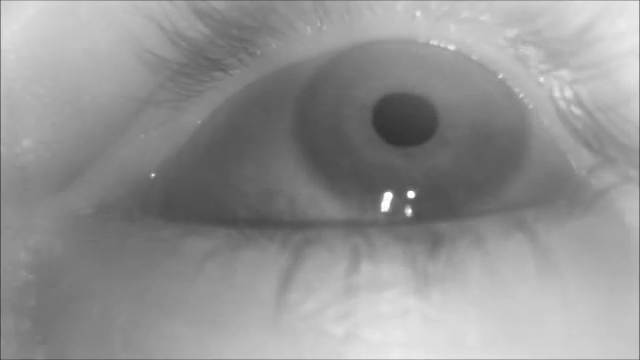
//> input picture frame 67 of added_ellipse_tests_march5_saturday/pupil_test.mp4, 640 x 360 px
$ ./canny_main 3 1   (built with g++ and OpenCV 4)
//> lines starting //> are read from the running program, lines starting //| are printed output that depends on the picture; after the words box and inside, x2 and y2 are one past the last pixel; in counts of white or black regions, pixels touching at a corner belong together
### added_ellipse_tests_march5_saturday/PupilTracker.cpp
/*******************************************************************************************************************//**
* @file PupilTracker.cpp
* @brief Implementation for the PupilTracker class
*
* This class encapsulates the canny edge based pupil tracking algorithm
*
* @author Christopher D. McMurrough
* @author Krishna Bhattarai
***********************************************************************************************************************/

#include "PupilTracker.h"
// #include "Ellipse.h"
#include <opencv2/core/core.hpp>
#include <opencv2/imgproc/imgproc.hpp>
#include <opencv2/highgui/highgui.hpp>
#include <math.h>
#include <iostream>
#include "eigen3/Eigen/Core"

typedef std::vector<std::vector<cv::Point> > Contours_2D;
typedef std::vector<cv::Point> Contour_2D;
typedef std::vector<cv::Point> Edges2D;
typedef std::vector<int> ContourIndices;
CvScalar COLOR_WHIT = CV_RGB(255, 255, 255);
#define PI std::acos(-1);
#define TWO_PI = 2.0 * sd::acos(-1);
cv::RNG rng(12345);
/*******************************************************************************************************************//**
* @brief Constructor to create a PupilTracker
* @author Christopher D. McMurrough
* @author Krishna Bhattarai
***********************************************************************************************************************/
PupilTracker::PupilTracker()
{
    // initialize tracking processing variables
    m_courseDetection = true;
    m_coarse_filter_min = 150;
    m_coarse_filter_max = 300;

    m_blur = 3;
    m_canny_thresh = 50;
    m_canny_ratio = 3;
    m_canny_aperture = 5;

    m_intensity_range = 17;
    m_bin_thresh = 0;

    m_pupilIntensityOffset = 9;
    m_glintIntensityOffset = 5;

    m_min_contour_size = 800;

    m_inital_ellipse_fit_threshhold = static_cast<float>(1.8);
    m_min_ratio = 0.3f;
    m_pupil_min = 40.0f;
    m_pupil_max = 150.0f;
    m_target_size = 100.0f;
    m_strong_perimeter_ratio_range = cv::Point2f(0.8f, 1.1f);
    m_strong_area_ratio_range = cv::Point2f(0.6f, 1.1f);
    m_final_perimeter_ratio_range = cv::Point2f(0.6f, 1.2f);
    m_strong_prior = 0;

    m_confidence = 0;

    // debug settings
    m_display = false;
}

/*******************************************************************************************************************//**
* @brief Attempt to fit a pupil ellipse in the eye image frame
* @param[in] imageIn the input OpenCV image
* @param[out] result the output tracking data
* @return true if the a pupil was located in the image
* @author Christopher D. McMurrough
* @author Krishna Bhattarai
***********************************************************************************************************************/
bool PupilTracker::findPupil(const cv::Mat& imageIn)
{
    bool success = false;

    const int rangeMin = 0;
    const int rangeMax = 255;
    cv::Mat imageGray;
    cv::cvtColor(imageIn, imageGray, cv::COLOR_BGR2GRAY);
    // cv::normalize(imageGray, imageGray, rangeMin, rangeMax, cv::NORM_MINMAX, CV_8UC1);

    // Alternative implementation of Histogram spikes
    cv::Mat histogram;
    int histSize;
    histSize = 256; //from 0 to 255
    /// Set the ranges
    float range[] = { 0, 256 } ; //the upper boundary is exclusive
    const float* histRange = { range };
    cv::calcHist(&imageGray, 1 , 0, cv::Mat(), histogram , 1 , &histSize, &histRange, true, false);

    int lowest_spike_index = 255;
    int highest_spike_index = 0;
    float max_intensity = 0;

    PupilTracker::calculate_spike_indices_and_max_intenesity(histogram, 40, lowest_spike_index, highest_spike_index, max_intensity);
    // Alternative implementation of histogram spikes ends here

    m_bin_thresh = lowest_spike_index;

    // create a mask for the dark pupil area (assign white to pupil area)
    cv::Mat darkMask;
    cv::inRange(imageGray, cv::InputArray(rangeMin), cv::InputArray(lowest_spike_index + m_pupilIntensityOffset), darkMask);
    const cv::Mat morphKernel = getStructuringElement(cv::MORPH_CROSS, cv::Size(9, 9));
    cv::dilate(darkMask, darkMask, morphKernel, cv::Point(-1, -1), 1);

    // create a mask for the light glint area (assign black to glint area)
    cv::Mat glintMask;
    cv::inRange(imageGray, cv::InputArray(rangeMin), cv::InputArray(highest_spike_index - m_glintIntensityOffset), glintMask);
    cv::erode(glintMask, glintMask, morphKernel, cv::Point(-1, -1), 1);

    // remove eye lashes using an open morphology operation
    cv::Mat imageEyeLash;
    const cv::Mat openKernel = getStructuringElement(cv::MORPH_CROSS, cv::Size(9, 9));
    cv::morphologyEx(imageGray, imageEyeLash, cv::MORPH_OPEN, openKernel);


    // apply additional blurring
    cv::Mat imageBlurred;
    if(m_blur >= 1)
    {
        cv::medianBlur(imageEyeLash, imageBlurred, m_blur);
        //cv::medianBlur(imageGray, imageBlurred, m_blur);
    }
    else
    {
        //imageBlurred = imageEyeLash;
        imageBlurred = imageGray;
    }

    // compute canny edges
    cv::Mat edges;
    cv::Canny(imageBlurred, edges, m_canny_thresh, m_canny_thresh * m_canny_ratio, m_canny_aperture);

    // cv::imshow("canny edges", edges);
    cv::min(edges, darkMask, edges);
    // [11 lines of commented-out code are left out]
    cv::Mat temp = darkMask.clone();
    cv::Mat connectedEdges = cv::Mat::zeros(temp.size(), CV_8UC1);

    std::vector<std::vector<cv::Point> > contours;
    //modes  // CV_RETR_EXTERNAL, CV_RETR_LIST, CV_RETR_CCOMP, CV_RETR_TREE
    //methods // CV_CHAIN_APPROX_NONE, CV_CHAIN_APPROX_SIMPLE, CV_CHAIN_APPROX_TC89_L1, CV_CHAIN_APPROX_TC89_KCOS
     cv::findContours(temp, contours, CV_RETR_CCOMP, CV_CHAIN_APPROX_NONE);


    bool retryContourMerge = true;
    int relaxContourMerge = 0;
    while(retryContourMerge && contours.size() > 0)
    {
        for(int i = 0; i < contours.size(); i++)
        {
            // merge the contour if sufficiently large
            if(contours.at(i).size() < m_min_contour_size - relaxContourMerge)
            {
                continue;
            }
            else
            {
                cv::drawContours(connectedEdges, contours, i, cv::Scalar(255), 8, 8);
                retryContourMerge = false;
            }
        }
        relaxContourMerge += 2;
    }
    cv::imshow("grand finale", connectedEdges);

// [24 lines of commented-out code are left out]


    cv::RotatedRect my_rotated_rect_property;

    my_rotated_rect_property = PupilTracker::getEllipseCentroid(connectedEdges);

    // // this is where it crashes if the ellipse properties are not checked
    if (std::isnan(my_rotated_rect_property.center.x) || std::isnan(my_rotated_rect_property.center.y)  || std::isnan(my_rotated_rect_property.size.width) || std::isnan(my_rotated_rect_property.size.height) )
    {
        success = false;
        return success;
    }
    else
    {
        m_ellipseRectangle = cv::RotatedRect(my_rotated_rect_property.center, my_rotated_rect_property.size, my_rotated_rect_property.angle);
    }
    return true;
}


/*******************************************************************************************************************//**
* @brief This method utilizes moments to calculate the center of mass of a mask (dark or spectral)
* @param[in] cv::Mat &mask
* @param[out] cv:: RotatedRect
* @return cv::RotatedRect
* @author Krishna Bhattarai
***********************************************************************************************************************/

cv::RotatedRect PupilTracker::getEllipseCentroid(const cv::Mat &mask)
{
    //Even though it says centroid right now it is trying to return stuff needed for the
    // rotated rectangle.

    cv::Moments m = moments(mask, true);
    cv::RotatedRect ret;
    ret.center.x = (m.m10 / m.m00);
    ret.center.y = (m.m01 / m.m00);
    double mu20 = m.m20 / m.m00 - ret.center.x * ret.center.x;
    double mu02 = m.m02 / m.m00 - ret.center.y * ret.center.y;
    double mu11 = m.m11 / m.m00 - ret.center.x * ret.center.y;

    double common = std::sqrt(pow((mu20 - mu02), 2) + 4 * pow((mu11), 2));
    ret.size.width = std::sqrt(2 * (mu20 + mu02 + common)) +5;
    ret.size.height = std::sqrt(2 * (mu20 + mu02 - common)) + 7;

    double num, den;
    if (mu02 > mu20) {
        num = mu02 - mu20 + common;
        den = 2 * mu11;

    } else {
        num = 2 * mu11;
        den = mu20 - mu02 + common;
    }

    if (num == 0 && den == 0)
        ret.angle = 0;
    else
        ret.angle = (180 / M_PI) * std::atan2(num, den);

    // The crash occurs when the values change to 0/0 for center, box.width, and box.height
    if (!m_display)
    {
        std::cout << "center x: " << ret.center.x << " center y: " << ret.center.y << std::endl;
        std::cout << "box.width: " << ret.size.width << " box.height: " << ret.size.height << std::endl;
        std::cout << "rect.angle: " << ret.angle << "\n" << std::endl;
    }
    return ret;
}


/*******************************************************************************************************************//**
* @brief Lets the main function grab the results of the pupils properties
* @author Christopher D. McMurrough
* @author Krishna Bhattarai
***********************************************************************************************************************/
cv::RotatedRect PupilTracker::getEllipseRectangle()
{
    return m_ellipseRectangle;
}

/*******************************************************************************************************************//**
* @brief Sets the display mode for the pupil tracker
* @author Christopher D. McMurrough
* @author Christopher D. McMurrough
***********************************************************************************************************************/
void PupilTracker::setDisplay(bool display)
{
    m_display = display;
}

/*******************************************************************************************************************//**
* @brief Calculates the histogram spikes and sets those values using their address
* @author Christopher D. McMurrough
* @author Krishna Bhattarai
***********************************************************************************************************************/
void PupilTracker::calculate_spike_indices_and_max_intenesity(cv::Mat& histogram,
                                                              int amount_intensity_values,
                                                              int& lowest_spike_index,
                                                              int& highest_spike_index,
                                                              float& max_intensity)
{
    lowest_spike_index = 255;
    highest_spike_index = 0;
    max_intensity = 0;
    bool found_one = false;

    for (int i = 0; i < histogram.rows; i++) {
        const float intensity  = histogram.at<float>(i, 0);

        //  every intensity seen in more than amount_intensity_values pixels
        if (intensity > amount_intensity_values) {
            max_intensity = std::max(intensity, max_intensity);
            lowest_spike_index = std::min(lowest_spike_index, i);
            highest_spike_index = std::max(highest_spike_index, i);
            found_one = true;
        }
    }

    if (!found_one) {
        lowest_spike_index = 200;
        highest_spike_index = 255;
    }
}

/*******************************************************************************************************************//**
* @brief calculates the major Axis of a rotatedrect object
* @author Krishna Bhattarai
***********************************************************************************************************************/
// [4 lines left out: function majorAxis, not called in this run]


// cv::Vec2f PupilTracker::majorAxis(const cv::RotatedRect& ellipse)
// {
//     return cv::Vec2f(ellipse.size.width * std::cos(3.14 / 180 * ellipse.angle), ellipse.size.width * std::sin(3.14 / 180 * ellipse.angle));
// }


/*******************************************************************************************************************//**
* @brief An attempt to initialize a bounding box
* @author Krishna Bhattarai
***********************************************************************************************************************/
// [4 lines left out: function boundingBox, not called in this run]

/*******************************************************************************************************************//**
* @brief This is what gets us the region of interest. Even though the parameter has something called roi, it is just an
  empty container to hold the roi that we are going to compute. Later on we will overlay this roi with whatever image we want.
  Get the ROI where the boarder of black pixels is removed. This was an adaption from the pupil laps eye tracking code
* @author Krishna Bhattarai
***********************************************************************************************************************/
// [84 lines left out: function getRoiWithoutBorder, not called in this run]


/*******************************************************************************************************************//**
* @brief This is so that we can put a bounding box/ boarder around the roi
* This was an adaption from the pupil laps eye tracking code
* @author Krishna Bhattarai
***********************************************************************************************************************/
// [20 lines left out: function getROI, not called in this run]


/*******************************************************************************************************************//**
* @brief This is so that we given an image and a region of interest and a color we draw a bounding box
* of that color around that region of interest in the image.
* This was an adaption from the pupil laps eye tracking code
* @author Krishna Bhattarai
***********************************************************************************************************************/
// [29 lines left out: function draw_dotted_rect, not called in this run]

template<typename T>
class Ellipse
{


    typedef T Scalar;
    typedef Eigen::Matrix<Scalar, 2, 1> Vector;
    // Vector center;
    // define ellipse variables
    cv::Point2f center; // (h, k)
    // each individual component of the center
    float center_x;     // h
    float center_y;     // k

    cv::Point2f radii;  // (major, minor)
    // each individual component of the radius
    float major_radius; // major or width
    float minor_radius; // minor or height

    // ellipse orientation angle
    float angle;        // alpha

public:

    // [27 lines left out: functions circumference, major_axis, minor_axis, area, not called in this run]


    // [55 lines of commented-out code are left out]

};

### added_ellipse_tests_march5_saturday/canny_main.cpp
/*******************************************************************************************************************//**
 * @file main.cpp
 * @brief USB implementation of the canny pupil tracker
 *
 * USB implementation of the canny pupil tracker by pupil-labs
 * https://github.com/pupil-labs/pupil/
 *
 * @author Christopher D. McMurrough
 * @author Krishna Bhattarai
 **********************************************************************************************************************/

#include <iostream>
#include <stdio.h>
#include <time.h>
#include <opencv2/imgproc/imgproc.hpp>
#include <opencv2/highgui/highgui.hpp>
#include <opencv2/core/core.hpp>
#include <stdlib.h>
#include <string>
#include "PupilTracker.h"

// configuration parameters
#define NUM_COMNMAND_LINE_ARGUMENTS 2
#define CAMERA_FRAME_WIDTH 640
#define CAMERA_FRAME_HEIGHT 360
#define CAMERA_FORMAT CV_8UC1
#define CAMERA_FPS 30

#define CAMERA_BRIGHTNESS -10
#define CAMERA_CONTRAST 0
#define CAMERA_SATURATION 0
#define CAMERA_HUE 0
#define CAMERA_GAIN 0
#define CAMERA_EXPOSURE -60
#define CAMERA_CONVERT_RGB false

// color constants
CvScalar COLOR_WHITE = CV_RGB(255, 255, 255);
CvScalar COLOR_RED = CV_RGB(255, 0, 0);
CvScalar COLOR_GREEN = CV_RGB(0, 255, 0);
CvScalar COLOR_BLUE = CV_RGB(0, 0, 255);
CvScalar COLOR_YELLOW = CV_RGB(255, 255, 0);
CvScalar COLOR_MAGENTA = CV_RGB(255, 0, 255);
CvScalar COLOR_SILVER = CV_RGB(192, 192, 192);
CvScalar COLOR_GRAY = CV_RGB(128, 128, 128);
CvScalar COLOR_PURPLE = CV_RGB(128, 0, 128);
CvScalar COLOR_CYAN = CV_RGB(0, 255, 255);
CvScalar COLOR_SPRING = CV_RGB(127, 255, 212);
CvScalar COLOR_LIGHTGREEN = CV_RGB(0,255,127);


/*******************************************************************************************************************//**
 * @brief Program entry point
 *
 * Handles image processing and display of annotated results
 *
 * @param[in] argc command line argument count
 * @param[in] argv command line argument vector
 * @returnS return status
 * @author Christopher D. McMurrough
 **********************************************************************************************************************/
int main(int argc, char** argv)
{
    // validate and parse the command line arguments
    int cameraIndex = 0;
    bool displayMode = true;
    bool flipDisplay = false;
    if(argc != NUM_COMNMAND_LINE_ARGUMENTS + 1)
    {
        std::printf("USAGE: <camera_index> <display_mode>\n");
        std::printf("Running with default parameters... \n");
    }
    else
    {
        cameraIndex = atoi(argv[1]);
        displayMode = atoi(argv[2]) > 0;
        flipDisplay = atoi(argv[2]) == 2;
    }

    // initialize the eye camera video capture
    // cv::VideoCapture occulography(cameraIndex);
    cv::VideoCapture occulography("pupil_test.mp4");

    if(!occulography.isOpened())
    {
        std::printf("Unable to initialize camera %u! \n", cameraIndex);
        return 0;
    }
    // THESE ARE FOR GETTING THE PROPERTIES OF THE CAMERA IF APPLICABLE

    std::cout<<"width "<< occulography.get(CV_CAP_PROP_FRAME_WIDTH)  << std::endl;
    std::cout<<"height "<< occulography.get(CV_CAP_PROP_FRAME_WIDTH)  << std::endl;


    // [11 lines of commented-out code are left out]
    occulography.set(CV_CAP_PROP_FRAME_WIDTH, CAMERA_FRAME_WIDTH);
    occulography.set(CV_CAP_PROP_FRAME_HEIGHT, CAMERA_FRAME_HEIGHT);
    // occulography.set(CV_CAP_PROP_FORMAT, CAMERA_FORMAT);
    // occulography.set(CV_CAP_PROP_FPS, CAMERA_FPS);
    occulography.set(CV_CAP_PROP_BRIGHTNESS, CAMERA_BRIGHTNESS);
    occulography.set(CV_CAP_PROP_CONTRAST, CAMERA_CONTRAST);
    occulography.set(CV_CAP_PROP_SATURATION, CAMERA_SATURATION);
    // [6 lines of commented-out code are left out]
    if(displayMode)
    {
        cvNamedWindow("eyeImage", CV_WINDOW_NORMAL);
        cvSetWindowProperty("eyeImage", CV_WND_PROP_FULLSCREEN, CV_WINDOW_NORMAL);
        cvSetWindowProperty("eyeImage", CV_WND_PROP_AUTOSIZE, CV_WINDOW_NORMAL);
        cvSetWindowProperty("eyeImage", CV_WND_PROP_ASPECTRATIO, CV_WINDOW_KEEPRATIO);
    }

    // create the pupil tracking object
    PupilTracker tracker;
    tracker.setDisplay(displayMode);

    // store the frame data
    cv::Mat eyeImage;
    //struct PupilData result;
    bool trackingSuccess = false;

    // store the time between frames
    int frameStartTicks, frameEndTicks, processStartTicks, processEndTicks;
    float processTime, totalTime;

    // process data until program termination
    bool isRunning = true;
    while(isRunning)
    {
        // start the timer
        frameStartTicks = clock();

        // attempt to acquire an image frame
        if(occulography.read(eyeImage))
//> eyeImage is the input picture: 360 rows x 640 cols, CV_8UC3; min 51, max 255, mean 147.3
        {
            // process the image frame
            processStartTicks = clock();
            trackingSuccess = tracker.findPupil(eyeImage);
//> in findPupil, `cv::calcHist(&imageGray, 1 , 0, cv::Mat(), histogram , 1 , &histSize, ..`: histogram = 256 values, max 3273 at index 132, min 0 at index 0, mean 900
//> the loop in calculate_spike_indices_and_max_intenesity, `for (int i = 0; i < histogram.rows; i++)` made 256 passes
//> (intensity, max_intensity) on passes 54, 55, 56, 58, 59, 60, 61, 62: (94, 94), (146, 146), (95, 146), (107, 146), (146, 146), (159, 159), (164, 164), (129, 164)
//> after the loop in calculate_spike_indices_and_max_intenesity, `for (int i = 0; i < histogram.rows; i++)`: max_intensity = 3273; lowest_spike_index = 53; highest_spike_index = 234
//> in findPupil, `PupilTracker::calculate_spike_indices_and_max_intenesity(histogram, 40..`: lowest_spike_index = 53; highest_spike_index = 234; max_intensity = 3273
//> in findPupil, `m_bin_thresh = lowest_spike_index;`: m_bin_thresh = 53
//> in findPupil, `cv::inRange(imageGray, cv::InputArray(rangeMin), cv::InputArray(lowest..`:
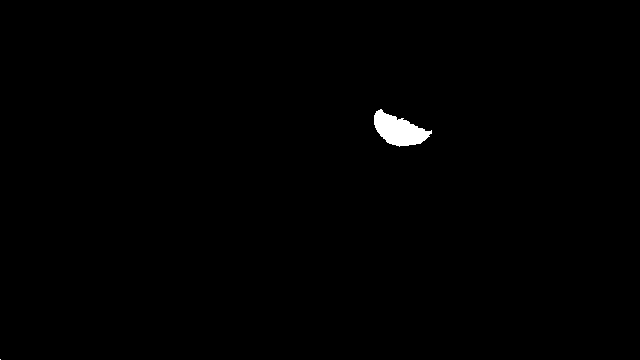
//> darkMask: 360 rows x 640 cols, CV_8UC1; 0.54% white; 2 white regions (1 under 20 px), largest, box (x1, y1, x2, y2) and area: (374, 109, 432, 147) 1236
//> in findPupil, `cv::dilate(darkMask, darkMask, morphKernel, cv::Point(-1, -1), 1);`:
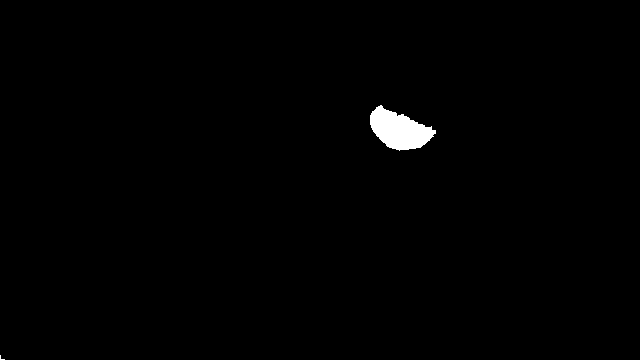
//> darkMask: 360 rows x 640 cols, CV_8UC1; 0.79% white; 2 white regions (1 under 20 px), largest, box (x1, y1, x2, y2) and area: (370, 105, 436, 151) 1801
//> in findPupil, `cv::inRange(imageGray, cv::InputArray(rangeMin), cv::InputArray(highes..`:
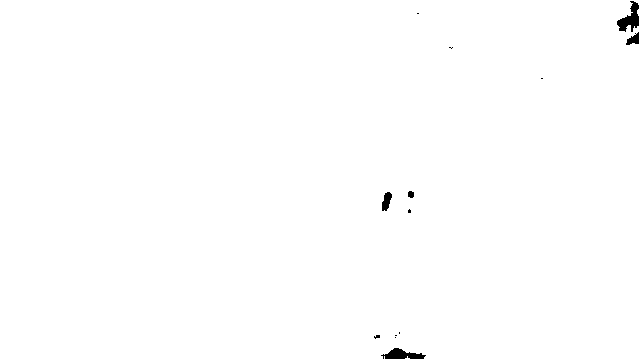
//> glintMask: 360 rows x 640 cols, CV_8UC1; 99.6% white; 13 black regions (8 under 20 px), largest, box (x1, y1, x2, y2) and area: (617, 1, 639, 32) 340, (381, 348, 426, 359) 286, (382, 192, 392, 211) 126, (626, 32, 639, 45) 99, (408, 191, 414, 198) 36
//> in findPupil, `cv::erode(glintMask, glintMask, morphKernel, cv::Point(-1, -1), 1);`:
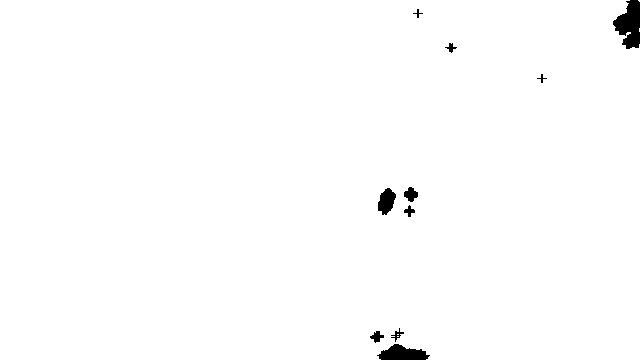
//> glintMask: 360 rows x 640 cols, CV_8UC1; 99.1% white; 10 black regions, largest, box (x1, y1, x2, y2) and area: (613, 0, 640, 49) 856, (377, 344, 430, 360) 555, (378, 188, 396, 215) 325
//> in findPupil, `cv::Canny(imageBlurred, edges, m_canny_thresh, m_canny_thresh * m_cann..`:
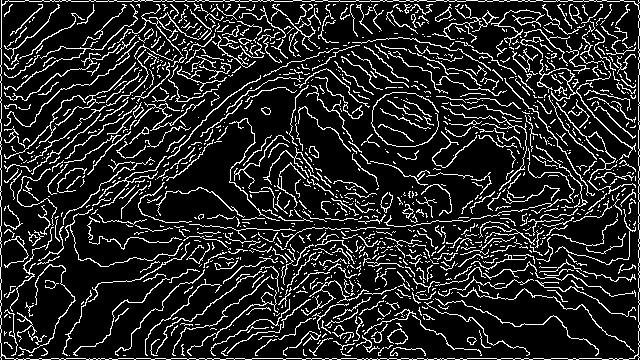
//> edges: 360 rows x 640 cols, CV_8UC1; 15% white in thin lines or dots
//> in findPupil, `cv::findContours(temp, contours, CV_RETR_CCOMP, CV_CHAIN_APPROX_NONE);`: contours = 2 contours, 1 with area under 20; largest, box (x1, y1, x2, y2) and area: (370, 105, 436, 151) 1718
//> (the rest of the program and of its run is left out)
